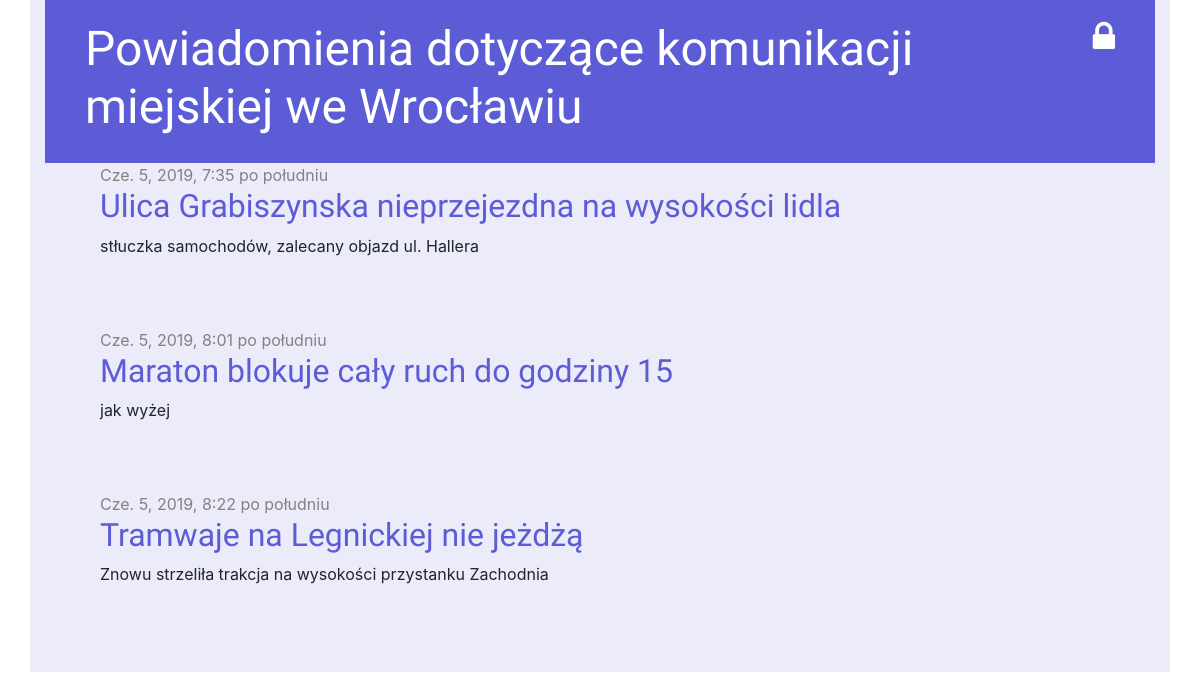
The page / on the database its author committed.
### informant/models.py (models this page shows, shortened)
class Post(models.Model):
    author = models.ForeignKey('auth.User', on_delete=models.CASCADE)
    title = models.CharField(max_length=200)
    text = models.TextField()
    created_date = models.DateTimeField(
            default=timezone.now)
    published_date = models.DateTimeField(
            blank=True, null=True)

### informant/views.py (the view)
# urls.py: path('', views.post_list, name='post_list'),
def post_list(request):
    posts = Post.objects.filter(published_date__lte=timezone.now()).order_by('published_date')
    return render(request, 'informant/post_list.html', {'posts': posts})

### informant/templates/informant/post_list.html
{% extends 'informant/base.html' %}
{% block content %}
    {% for post in posts %}
        <div class="post">
            <div class="date">
                {{ post.published_date }}
            </div>
            <h2><a href="{% url 'post_detail' pk=post.pk %}">{{ post.title }}</a></h2>
            <p>{{ post.text|linebreaksbr }}</p>
        </div>
    {% endfor %}
{% endblock %}

### informant/static/css/informant.css (style rules this page uses)
h1 a, h2 a { color: #5c5cd6; font-family: 'Righteous'; }
h1, h2, h3, h4 { font-family: 'Righteous', cursive; }
.date { color: #828282; }
.post { margin-bottom: 70px; }

### rows shown on the page
Post: published_date "Cze. 5, 2019, 7:35 po południu", title "Ulica Grabiszynska nieprzejezdna na wysokości lidla", text "stłuczka samochodów, zalecany objazd ul. Hallera"
Post: published_date "Cze. 5, 2019, 8:01 po południu", title "Maraton blokuje cały ruch do godziny 15", text "jak wyżej"
Post: published_date "Cze. 5, 2019, 8:22 po południu", title "Tramwaje na Legnickiej nie jeżdżą", text "Znowu strzeliła trakcja na wysokości przystanku Zachodnia"
